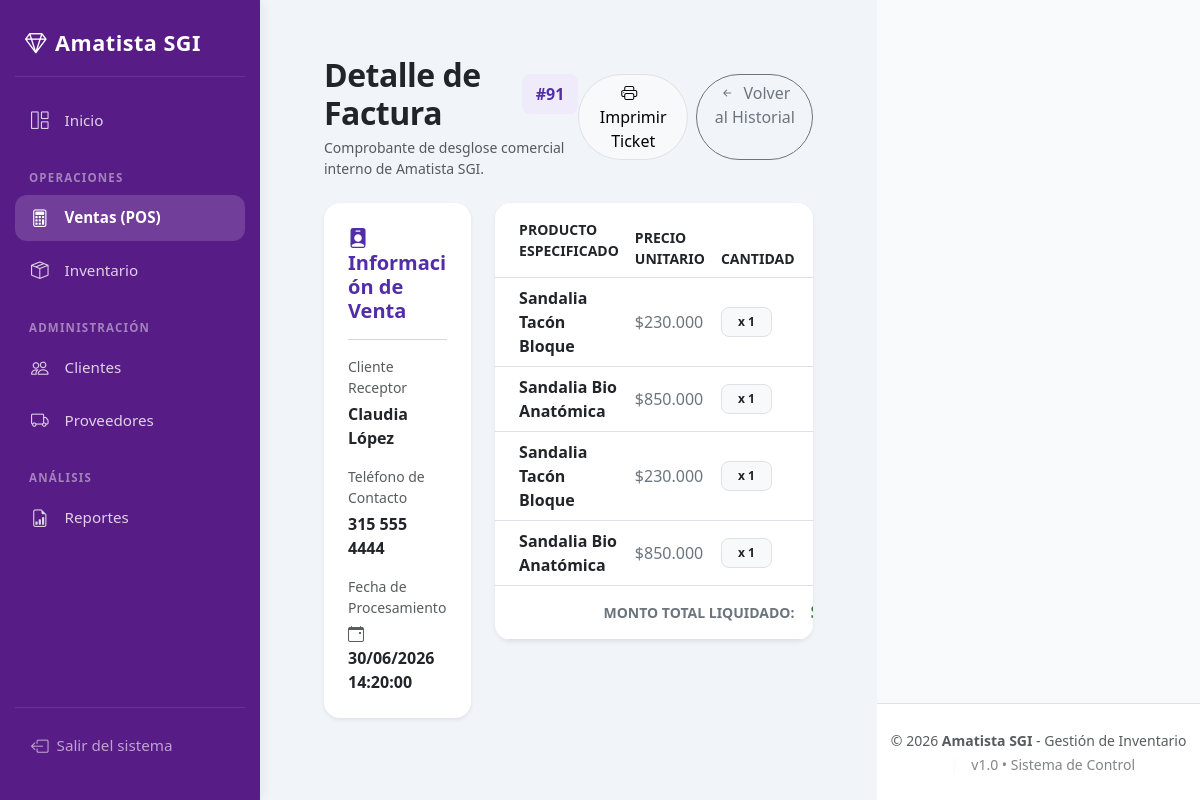
The app's page /modulos/ventas/ver_detalle.php?id=91 (signed in) with its own data.
### tables this page shows
CREATE TABLE IF NOT EXISTS `ventas` (
  `id` int NOT NULL AUTO_INCREMENT,
  `id_cliente` int NOT NULL,
  `fecha` datetime NOT NULL,
  `total` decimal(10,2) NOT NULL,
  `estado` tinyint NOT NULL DEFAULT '1',
  `anulada_por` int DEFAULT NULL,
  `anulada_en` datetime DEFAULT NULL,
  `motivo_anulacion` varchar(255) DEFAULT NULL,
  PRIMARY KEY (`id`)
);

CREATE TABLE IF NOT EXISTS `clientes` (
  `id` int NOT NULL AUTO_INCREMENT,
  `nombre` varchar(100) DEFAULT NULL,
  `telefono` varchar(20) DEFAULT NULL,
  `email` varchar(100) DEFAULT NULL,
  `estado` tinyint NOT NULL DEFAULT '1',
  `eliminado_por` int DEFAULT NULL,
  `eliminado_en` datetime DEFAULT NULL,
  `motivo_eliminacion` varchar(255) DEFAULT NULL,
  PRIMARY KEY (`id`)
);

### modulos/ventas/ver_detalle.php (the view, shortened to what this page needs)
<?php
include("../../conexion.php");
include("../../includes/header.php");
$id_venta = intval($_GET['id']);
$stmt_master = mysqli_prepare($conexion, "SELECT v.id, v.fecha, v.total, v.estado, v.motivo_anulacion, v.anulada_en, c.nombre, c.telefono, u.nombre as anulada_por_nombre
                                         FROM ventas v
                                         INNER JOIN clientes c ON v.id_cliente = c.id
                                         LEFT JOIN usuarios u ON v.anulada_por = u.id
                                         WHERE v.id = ?");
mysqli_stmt_bind_param($stmt_master, "i", $id_venta);
mysqli_stmt_execute($stmt_master);
$query_master = mysqli_stmt_get_result($stmt_master);
$venta = mysqli_fetch_assoc($query_master);
$stmt_detalle = mysqli_prepare($conexion, "SELECT dv.cantidad, dv.precio_unitario, p.nombre as producto
                                          FROM detalle_venta dv
                                          INNER JOIN productos p ON dv.id_producto = p.id
                                          WHERE dv.id_venta = ?");
mysqli_stmt_bind_param($stmt_detalle, "i", $id_venta);
mysqli_stmt_execute($stmt_detalle);
$query_detalle = mysqli_stmt_get_result($stmt_detalle);
?>
<div class="container-fluid px-4 py-3">
    <div class="d-flex justify-content-between align-items-center mb-4">
        <div>
            <div class="d-flex align-items-center gap-2 mb-1">
                <h2 class="fw-bold text-dark mb-0" style="letter-spacing: -0.5px;">Detalle de Factura</h2>
                <span class="badge-id">#<?php echo $venta['id']; ?></span>
            </div>
            <p class="text-muted small mb-0">Comprobante de desglose comercial interno de Amatista SGI.</p>
        </div>
        <div class="d-flex gap-2">
            <a href="ticket.php?id=<?php echo $venta['id']; ?>" target="_blank" class="btn btn-light border rounded-pill px-3">
                <i class="bi bi-printer me-2"></i> Imprimir Ticket
            </a>
            <a href="listar.php" class="btn btn-outline-secondary rounded-pill px-3">
                <i class="bi bi-arrow-left-short me-1"></i> Volver al Historial
            </a>
        </div>
    </div>
    <div class="row g-4">
        <div class="col-md-4">
            <div class="card card-custom shadow-sm mb-4">
                <div class="card-body p-4">
                    <h5 class="fw-bold mb-3 text-amatista"><i class="bi bi-person-badge-fill me-2"></i> Información de Venta</h5>
                    <hr class="text-muted opacity-25">
                    <div class="mb-3">
                        <label class="text-muted small d-block mb-1">Cliente Receptor</label>
                        <span class="fw-bold text-dark"><?php echo htmlspecialchars($venta['nombre']); ?></span>
                    </div>
                    <div class="mb-3">
                        <label class="text-muted small d-block mb-1">Teléfono de Contacto</label>
                        <span class="text-dark fw-semibold"><?php echo htmlspecialchars(!empty($venta['telefono']) ? $venta['telefono'] : 'No registrado'); ?></span>
                    </div>
                    <div class="mb-0">
                        <label class="text-muted small d-block mb-1">Fecha de Procesamiento</label>
                        <span class="text-dark fw-semibold"><i class="bi bi-calendar-event me-1 text-muted"></i> <?php echo date("d/m/Y H:i:s", strtotime($venta['fecha'])); ?></span>
                    </div>
                </div>
            </div>
        </div>
        <div class="col-md-8">
            <div class="card card-custom shadow-sm overflow-hidden">
                <div class="table-responsive">
                    <table class="table align-middle mb-0">
                        <thead>
                            <tr class="table-custom-header border-bottom">
                                <th class="ps-4 py-3 text-uppercase small">Producto Especificado</th>
                                <th class="text-uppercase small">Precio Unitario</th>
                                <th class="text-uppercase small">Cantidad</th>
                                <th class="text-end pe-4 text-uppercase small">Subtotal</th>
                            </tr>
                        </thead>
                        <tbody>
                            <?php
                            while($d = mysqli_fetch_assoc($query_detalle)){
                                $subtotal_item = $d['precio_unitario'] * $d['cantidad'];
                            ?>
                                <tr class="border-bottom">
                                    <td class="ps-4 fw-semibold text-dark"><?php echo htmlspecialchars($d['producto']); ?></td>
                                    <td class="text-secondary">$<?php echo number_format($d['precio_unitario'], 0, ',', '.'); ?></td>
                                    <td><span class="badge bg-light text-dark border px-3 py-2 rounded-3">x <?php echo $d['cantidad']; ?></span></td>
                                    <td class="text-end pe-4 fw-bold text-dark">$<?php echo number_format($subtotal_item, 0, ',', '.'); ?></td>
                                </tr>
                            <?php } ?>
                            <tr class="bg-light">
                                <td colspan="3" class="text-end fw-bold py-3 text-uppercase small text-secondary">Monto Total Liquidado:</td>
                                <td class="text-end pe-4 fw-bold fs-5" style="color: var(--accent-success);">$<?php echo number_format($venta['total'], 0, ',', '.'); ?></td>
                            </tr>
                        </tbody>
                    </table>
                </div>
            </div>
        </div>
    </div>
</div>
<?php include("../../includes/footer.php"); ?>

### includes/header.php (style rules this page uses)
:root { --sidebar-width: 260px; --amatista-primary: #581c87; --amatista-hover: rgba(255, 255, 255, 0.08); --amatista-active: rgba(255, 255, 255, 0.15); }
body { background-color: #f8fafc; margin: 0; display: flex; min-height: 100vh; font-family: 'Segoe UI', system-ui, -apple-system, sans-serif; }

### modulos/ventas/ver_detalle.php (style rules this page uses)
:root { --primary-color: #512da8; --accent-success: #2e7d32; --bg-badge-id: #f0ebfa; }
.text-amatista { color: var(--primary-color) !important; }
.card-custom { border-radius: 16px !important; border: none !important; background-color: #ffffff; }
.badge-id { background-color: var(--bg-badge-id) !important; color: var(--primary-color) !important; font-weight: 600; padding: 0.5em 0.85em; border-radius: 8px; }
.table-custom-header { background-color: #f8f9fa !important; color: #495057; font-weight: 600; }

### records on screen
ventas: id "91", id_cliente.nombre "Claudia López", id_cliente.telefono "315 555 4444", fecha "30/06/2026 14:20:00"

### other values on screen
$d['producto'] "Sandalia Tacón Bloque"
$d['precio_unitario'] "230.000"
$d['cantidad'] "1"
$d['producto'] "Sandalia Bio Anatómica"
$d['precio_unitario'] "850.000"
